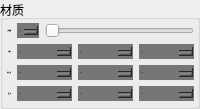
        <widget class="QGroupBox" name="box_m">
         <property name="title">
          <string>材质</string>
         </property>
         <layout class="QGridLayout" name="gridLayout_2">
          <property name="leftMargin">
           <number>3</number>
          </property>
          <property name="topMargin">
           <number>3</number>
          </property>
          <property name="rightMargin">
           <number>3</number>
          </property>
          <property name="bottomMargin">
           <number>5</number>
          </property>
          <item row="0" column="0">
           <layout class="QHBoxLayout" name="horizontalLayout_5">
            <item>
             <layout class="QVBoxLayout" name="verticalLayout_6">
              <item>
               <widget class="QLabel" name="label_9">
                <property name="maximumSize">
                 <size>
                  <width>16777215</width>
                  <height>15</height>
                 </size>
                </property>
                <property name="font">
                 <font>
                  <pointsize>-1</pointsize>
                  <weight>50</weight>
                  <italic>false</italic>
                  <bold>false</bold>
                 </font>
                </property>
                <property name="text">
                 <string>反射指数</string>
                </property>
                <property name="alignment">
                 <set>Qt::AlignRight|Qt::AlignTrailing|Qt::AlignVCenter</set>
                </property>
               </widget>
              </item>
              <item>
               <widget class="QLabel" name="label_6">
                <property name="maximumSize">
                 <size>
                  <width>16777215</width>
                  <height>15</height>
                 </size>
                </property>
                <property name="font">
                 <font>
                  <pointsize>-1</pointsize>
                  <weight>50</weight>
                  <italic>false</italic>
                  <bold>false</bold>
                 </font>
                </property>
                <property name="text">
                 <string>环境光</string>
                </property>
                <property name="alignment">
                 <set>Qt::AlignRight|Qt::AlignTrailing|Qt::AlignVCenter</set>
                </property>
               </widget>
              </item>
              <item>
               <widget class="QLabel" name="label_7">
                <property name="maximumSize">
                 <size>
                  <width>16777215</width>
                  <height>15</height>
                 </size>
                </property>
                <property name="font">
                 <font>
                  <pointsize>-1</pointsize>
                  <weight>50</weight>
                  <italic>false</italic>
                  <bold>false</bold>
                 </font>
                </property>
                <property name="text">
                 <string>镜面反射</string>
                </property>
                <property name="alignment">
                 <set>Qt::AlignRight|Qt::AlignTrailing|Qt::AlignVCenter</set>
                </property>
               </widget>
              </item>
              <item>
               <widget class="QLabel" name="label_8">
                <property name="maximumSize">
                 <size>
                  <width>16777215</width>
                  <height>15</height>
                 </size>
                </property>
                <property name="font">
                 <font>
                  <pointsize>-1</pointsize>
                  <weight>50</weight>
                  <italic>false</italic>
                  <bold>false</bold>
                 </font>
                </property>
                <property name="text">
                 <string>漫反射</string>
                </property>
                <property name="alignment">
                 <set>Qt::AlignRight|Qt::AlignTrailing|Qt::AlignVCenter</set>
                </property>
               </widget>
              </item>
             </layout>
            </item>
            <item>
             <layout class="QVBoxLayout" name="verticalLayout_10">
              <item>
               <layout class="QHBoxLayout" name="horizontalLayout_4">
                <item>
                 <widget class="QDoubleSpinBox" name="matSpinBox_ns">
                  <property name="maximumSize">
                   <size>
                    <width>16777215</width>
                    <height>15</height>
                   </size>
                  </property>
                  <property name="font">
                   <font>
                    <pointsize>-1</pointsize>
                    <weight>50</weight>
                    <italic>false</italic>
                    <bold>false</bold>
                   </font>
                  </property>
                  <property name="styleSheet">
                   <string notr="true">background-color: rgb(118, 118, 118);
border:0px;
</string>
                  </property>
                  <property name="minimum">
                   <double>0.000000000000000</double>
                  </property>
                  <property name="maximum">
                   <double>1000.000000000000000</double>
                  </property>
                  <property name="singleStep">
                   <double>0.100000000000000</double>
                  </property>
                 </widget>
                </item>
                <item>
                 <widget class="QSlider" name="matSlider_ns">
                  <property name="maximumSize">
                   <size>
                    <width>16777215</width>
                    <height>15</height>
                   </size>
                  </property>
                  <property name="maximum">
                   <number>100000</number>
                  </property>
                  <property name="orientation">
                   <enum>Qt::Horizontal</enum>
                  </property>
                 </widget>
                </item>
               </layout>
              </item>
              <item>
               <layout class="QHBoxLayout" name="horizontalLayout_3">
                <item>
                 <layout class="QVBoxLayout" name="verticalLayout_7">
                  <item>
                   <widget class="QDoubleSpinBox" name="matSpinBox_ka_r">
                    <property name="maximumSize">
                     <size>
                      <width>16777215</width>
                      <height>15</height>
                     </size>
                    </property>
                    <property name="font">
                     <font>
                      <pointsize>-1</pointsize>
                      <weight>50</weight>
                      <italic>false</italic>
                      <bold>false</bold>
                     </font>
                    </property>
                    <property name="styleSheet">
                     <string notr="true">background-color: rgb(118, 118, 118);
border:0px;
</string>
                    </property>
                    <property name="minimum">
                     <double>0.000000000000000</double>
                    </property>
                    <property name="maximum">
                     <double>1.000000000000000</double>
                    </property>
                    <property name="singleStep">
                     <double>0.100000000000000</double>
                    </property>
                   </widget>
                  </item>
                  <item>
                   <widget class="QDoubleSpinBox" name="matSpinBox_ks_r">
                    <property name="maximumSize">
                     <size>
                      <width>16777215</width>
                      <height>15</height>
                     </size>
                    </property>
                    <property name="font">
                     <font>
                      <pointsize>-1</pointsize>
                      <weight>50</weight>
                      <italic>false</italic>
                      <bold>false</bold>
                     </font>
                    </property>
                    <property name="styleSheet">
                     <string notr="true">background-color: rgb(118, 118, 118);
border:0px;
</string>
                    </property>
                    <property name="minimum">
                     <double>0.000000000000000</double>
                    </property>
                    <property name="maximum">
                     <double>1.000000000000000</double>
                    </property>
                    <property name="singleStep">
                     <double>0.100000000000000</double>
                    </property>
                   </widget>
                  </item>
                  <item>
                   <widget class="QDoubleSpinBox" name="matSpinBox_kd_r">
                    <property name="maximumSize">
                     <size>
                      <width>16777215</width>
                      <height>15</height>
                     </size>
                    </property>
                    <property name="font">
                     <font>
                      <pointsize>-1</pointsize>
                      <weight>50</weight>
                      <italic>false</italic>
                      <bold>false</bold>
                     </font>
                    </property>
                    <property name="styleSheet">
                     <string notr="true">background-color: rgb(118, 118, 118);
border:0px;
</string>
                    </property>
                    <property name="minimum">
                     <double>0.000000000000000</double>
                    </property>
                    <property name="maximum">
                     <double>1.000000000000000</double>
                    </property>
                    <property name="singleStep">
                     <double>0.100000000000000</double>
                    </property>
                   </widget>
                  </item>
                 </layout>
                </item>
                <item>
                 <layout class="QVBoxLayout" name="verticalLayout_8">
                  <item>
                   <widget class="QDoubleSpinBox" name="matSpinBox_ka_g">
                    <property name="maximumSize">
                     <size>
                      <width>16777215</width>
                      <height>15</height>
                     </size>
                    </property>
                    <property name="font">
                     <font>
                      <pointsize>-1</pointsize>
                      <weight>50</weight>
                      <italic>false</italic>
                      <bold>false</bold>
                     </font>
                    </property>
                    <property name="styleSheet">
                     <string notr="true">background-color: rgb(118, 118, 118);
border:0px;
</string>
                    </property>
                    <property name="minimum">
                     <double>0.000000000000000</double>
                    </property>
                    <property name="maximum">
                     <double>1.000000000000000</double>
                    </property>
                    <property name="singleStep">
                     <double>0.100000000000000</double>
                    </property>
                   </widget>
                  </item>
                  <item>
                   <widget class="QDoubleSpinBox" name="matSpinBox_ks_g">
                    <property name="maximumSize">
                     <size>
                      <width>16777215</width>
                      <height>15</height>
                     </size>
                    </property>
                    <property name="font">
                     <font>
                      <pointsize>-1</pointsize>
                      <weight>50</weight>
                      <italic>false</italic>
                      <bold>false</bold>
                     </font>
                    </property>
                    <property name="styleSheet">
                     <string notr="true">background-color: rgb(118, 118, 118);
border:0px;
</string>
                    </property>
                    <property name="minimum">
                     <double>0.000000000000000</double>
                    </property>
                    <property name="maximum">
                     <double>1.000000000000000</double>
                    </property>
                    <property name="singleStep">
                     <double>0.100000000000000</double>
                    </property>
                   </widget>
                  </item>
                  <item>
                   <widget class="QDoubleSpinBox" name="matSpinBox_kd_g">
                    <property name="maximumSize">
                     <size>
                      <width>16777215</width>
                      <height>15</height>
                     </size>
                    </property>
                    <property name="font">
                     <font>
                      <pointsize>-1</pointsize>
                      <weight>50</weight>
                      <italic>false</italic>
                      <bold>false</bold>
                     </font>
                    </property>
                    <property name="styleSheet">
                     <string notr="true">background-color: rgb(118, 118, 118);
border:0px;
</string>
                    </property>
                    <property name="minimum">
                     <double>0.000000000000000</double>
                    </property>
                    <property name="maximum">
                     <double>1.000000000000000</double>
                    </property>
                    <property name="singleStep">
                     <double>0.100000000000000</double>
                    </property>
                   </widget>
                  </item>
                 </layout>
                </item>
                <item>
                 <layout class="QVBoxLayout" name="verticalLayout_9">
                  <item>
                   <widget class="QDoubleSpinBox" name="matSpinBox_ka_b">
                    <property name="maximumSize">
                     <size>
                      <width>16777215</width>
                      <height>15</height>
                     </size>
                    </property>
                    <property name="font">
                     <font>
                      <pointsize>-1</pointsize>
                      <weight>50</weight>
                      <italic>false</italic>
                      <bold>false</bold>
                     </font>
                    </property>
                    <property name="styleSheet">
                     <string notr="true">background-color: rgb(118, 118, 118);
border:0px;
</string>
                    </property>
                    <property name="minimum">
                     <double>0.000000000000000</double>
                    </property>
                    <property name="maximum">
                     <double>1.000000000000000</double>
                    </property>
                    <property name="singleStep">
                     <double>0.100000000000000</double>
                    </property>
                   </widget>
                  </item>
                  <item>
                   <widget class="QDoubleSpinBox" name="matSpinBox_ks_b">
                    <property name="maximumSize">
                     <size>
                      <width>16777215</width>
                      <height>15</height>
                     </size>
                    </property>
                    <property name="font">
                     <font>
                      <pointsize>-1</pointsize>
                      <weight>50</weight>
                      <italic>false</italic>
                      <bold>false</bold>
                     </font>
                    </property>
                    <property name="styleSheet">
                     <string notr="true">background-color: rgb(118, 118, 118);
border:0px;
</string>
                    </property>
                    <property name="minimum">
                     <double>0.000000000000000</double>
                    </property>
                    <property name="maximum">
                     <double>1.000000000000000</double>
                    </property>
                    <property name="singleStep">
                     <double>0.100000000000000</double>
                    </property>
                   </widget>
                  </item>
                  <item>
                   <widget class="QDoubleSpinBox" name="matSpinBox_kd_b">
                    <property name="maximumSize">
                     <size>
                      <width>16777215</width>
                      <height>15</height>
                     </size>
                    </property>
                    <property name="font">
                     <font>
                      <pointsize>-1</pointsize>
                      <weight>50</weight>
                      <italic>false</italic>
                      <bold>false</bold>
                     </font>
                    </property>
                    <property name="styleSheet">
                     <string notr="true">background-color: rgb(118, 118, 118);
border:0px;
</string>
                    </property>
                    <property name="minimum">
                     <double>0.000000000000000</double>
                    </property>
                    <property name="maximum">
                     <double>1.000000000000000</double>
                    </property>
                    <property name="singleStep">
                     <double>0.100000000000000</double>
                    </property>
                   </widget>
                  </item>
                 </layout>
                </item>
               </layout>
              </item>
             </layout>
            </item>
           </layout>
          </item>
         </layout>
        </widget>
